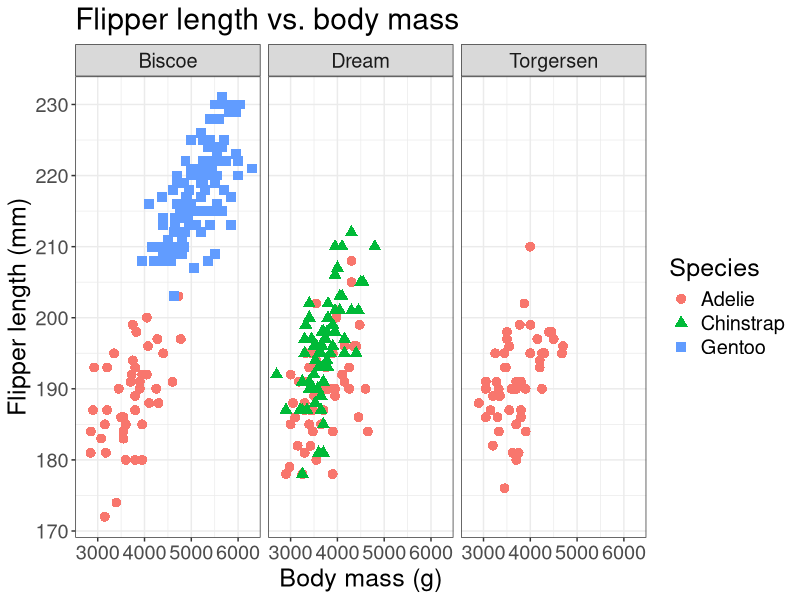
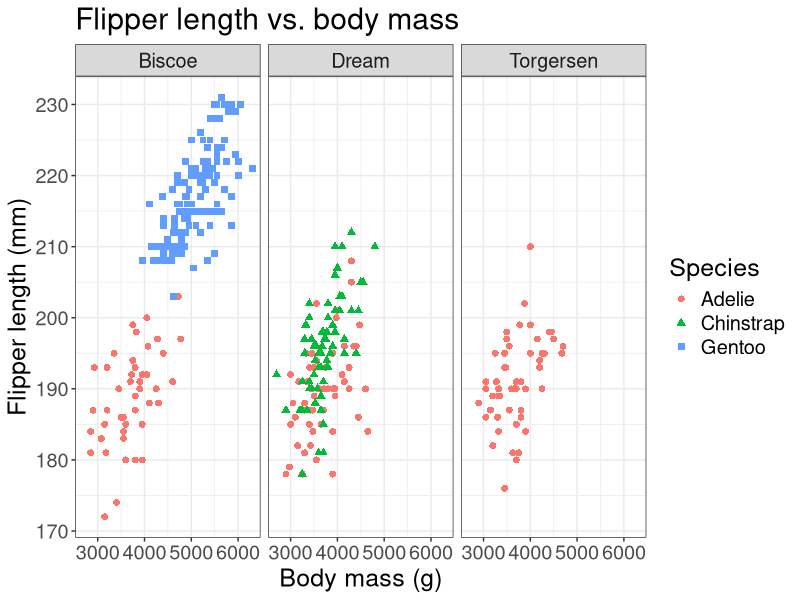
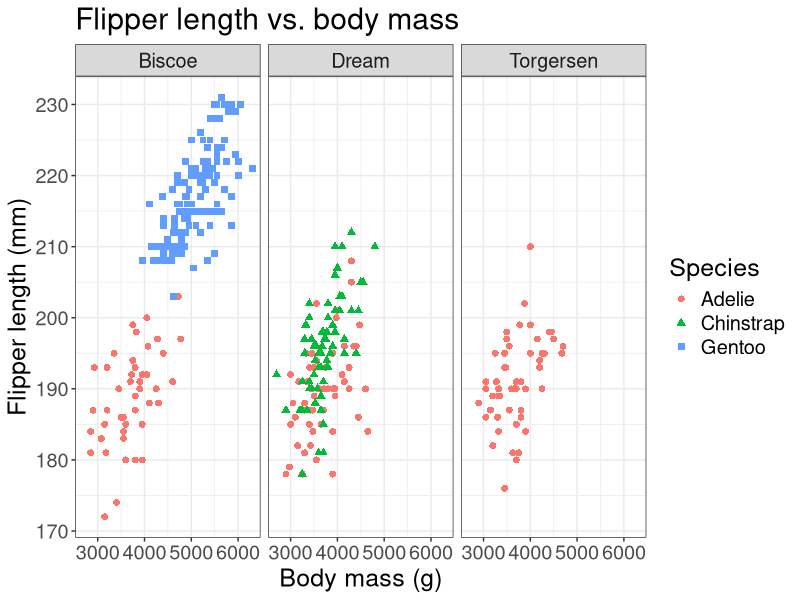
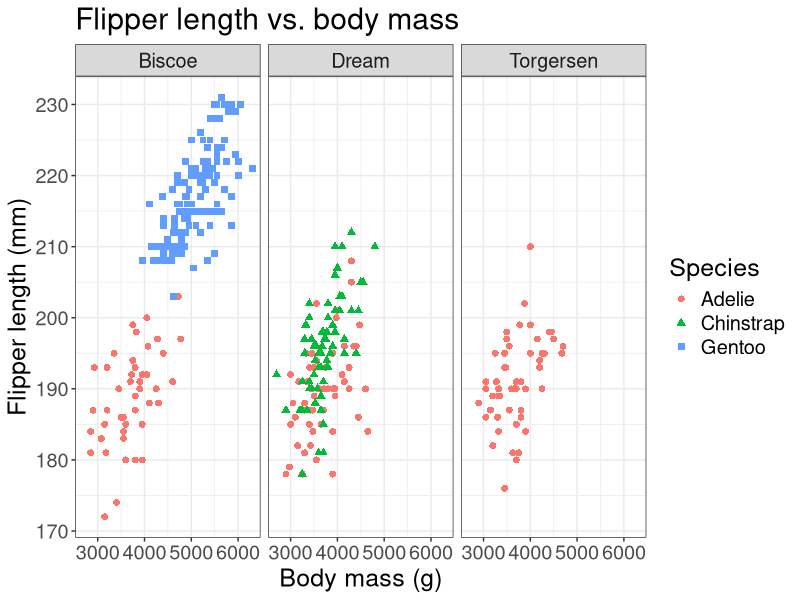
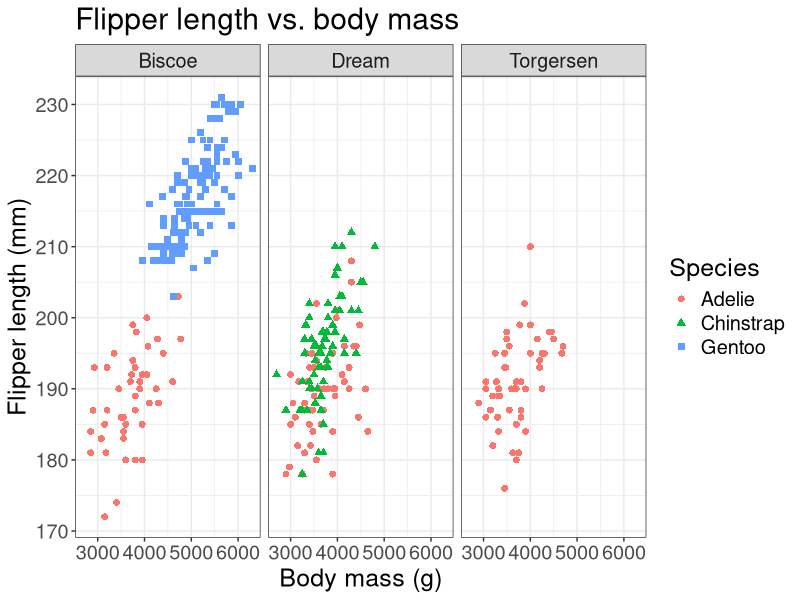
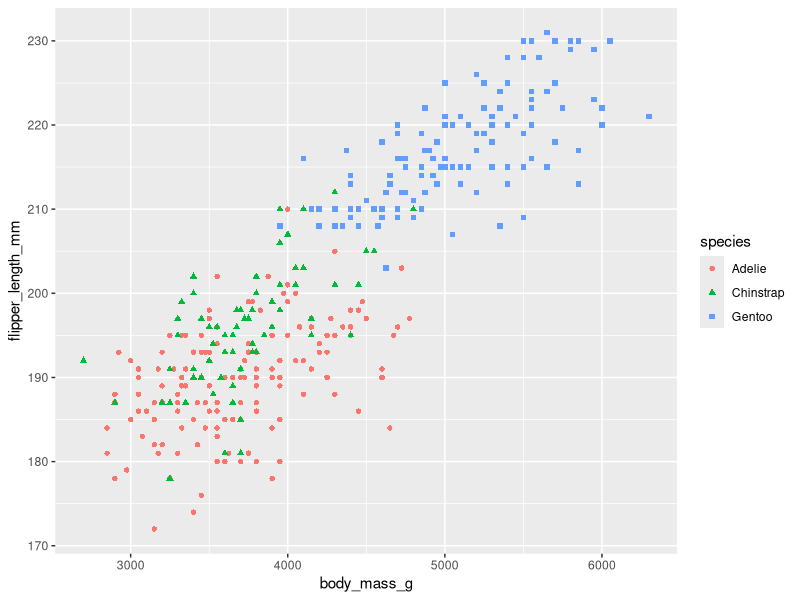
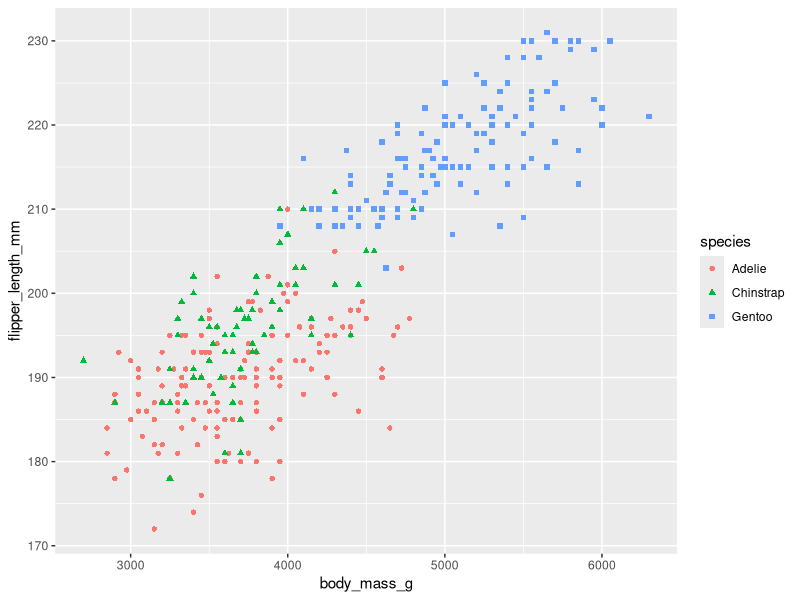
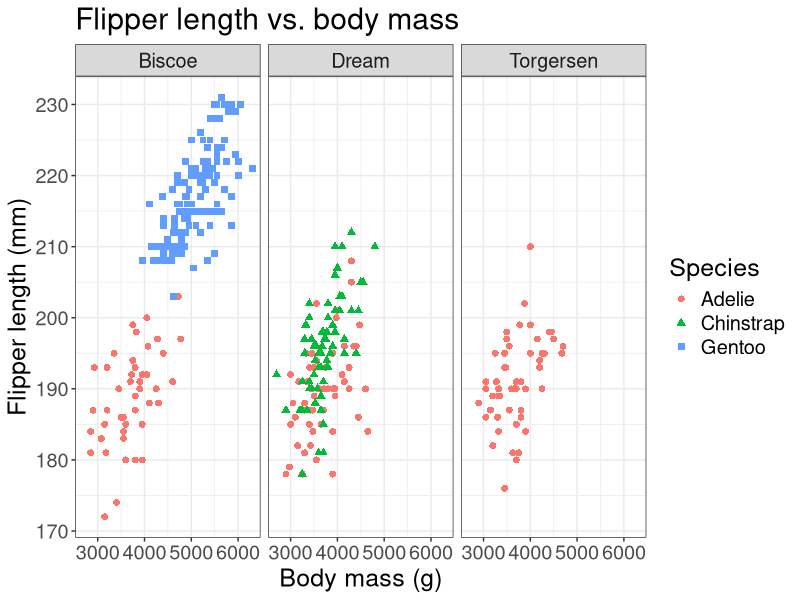

Write R code to recreate these figures, in order.
## ---- chunk 1
library(tidyverse)
library(palmerpenguins)

penguins %>%
  ggplot(aes(x = body_mass_g, 
             y = flipper_length_mm, 
             color = species,
             shape = species)) +
  geom_point(size=3) +
  facet_wrap(~island) +
  labs(x = "Body mass (g)",
       y = "Flipper length (mm)",
       color = "Species",
       shape = "Species",
       title = "Flipper length vs. body mass") +
  theme_bw() +
  theme(text = element_text(size = 18))
## ---- chunk 2
library(tidyverse)
library(palmerpenguins)

penguins %>%
  ggplot(aes(x = body_mass_g, 
             y = flipper_length_mm, 
             color = species,
             shape = species)) +
  geom_point(size=2) +
  facet_wrap(~island) +
  labs(x = "Body mass (g)",
       y = "Flipper length (mm)",
       color = "Species",
       shape = "Species",
       title = "Flipper length vs. body mass") +
  theme_bw() +
  theme(text = element_text(size = 18))
## ---- chunk 3
library(tidyverse)
library(palmerpenguins)

penguins %>%
  ggplot(aes(x = body_mass_g, 
             y = flipper_length_mm, 
             color = species,
             shape = species)) +
  geom_point(size=2) +
  facet_wrap(~island) +
  labs(x = "Body mass (g)",
       y = "Flipper length (mm)",
       color = "Species",
       shape = "Species",
       title = "Flipper length vs. body mass") +
  theme_bw() +
  theme(text = element_text(size = 18))
## ---- chunk 4
library(tidyverse)
library(palmerpenguins)

penguins %>%
  ggplot(aes(x = body_mass_g, 
             y = flipper_length_mm, 
             color = species,
             shape = species)) +
  geom_point(size=2) +
  facet_wrap(~island) +
  labs(x = "Body mass (g)",
       y = "Flipper length (mm)",
       color = "Species",
       shape = "Species",
       title = "Flipper length vs. body mass") +
  theme_bw() +
  theme(text = element_text(size = 18))
## ---- chunk 5
library(tidyverse)
library(palmerpenguins)

penguins %>%
  ggplot(aes(x = body_mass_g, 
             y = flipper_length_mm, 
             color = species,
             shape = species)) +
  geom_point(size=2) +
  facet_wrap(~island) +
  labs(x = "Body mass (g)",
       y = "Flipper length (mm)",
       color = "Species",
       shape = "Species",
       title = "Flipper length vs. body mass") +
  theme_bw() +
  theme(text = element_text(size = 18))
## ---- chunk 6
penguins %>%
  ggplot(aes(x = body_mass_g,
             y = flipper_length_mm,
             color = species,
             shape = species)) +
  geom_point()
## ---- chunk 7
penguins %>%
  ggplot(aes(x = body_mass_g,
             y = flipper_length_mm,
             color = species,
             shape = species)) +
  geom_point()
## ---- chunk 8
library(tidyverse)
library(palmerpenguins)

penguins %>%
  ggplot(aes(x = body_mass_g, 
             y = flipper_length_mm, 
             color = species,
             shape = species)) +
  geom_point(size=2) +
  facet_wrap(~island) +
  labs(x = "Body mass (g)",
       y = "Flipper length (mm)",
       color = "Species",
       shape = "Species",
       title = "Flipper length vs. body mass") +
  theme_bw() +
  theme(text = element_text(size = 18))
## ---- chunk 9
library(tidyverse)
library(palmerpenguins)

penguins %>%
  ggplot(aes(x = body_mass_g, 
             y = flipper_length_mm, 
             color = species,
             shape = species)) +
  geom_point(size=2) +
  facet_wrap(~island) +
  labs(x = "Body mass (g)",
       y = "Flipper length (mm)",
       color = "Species",
       shape = "Species",
       title = "Flipper length vs. body mass") +
  theme_bw() +
  theme(text = element_text(size = 18))
## ---- chunk 10
penguins %>%
  ggplot(aes(x = body_mass_g, 
             y = flipper_length_mm, 
             color = species,
             shape = species)) +
  geom_point() +
  facet_wrap(~island) +
  labs(x = "Body mass (g)",
       y = "Flipper length (mm)",
       color = "Species",
       shape = "Species",
       title = "Flipper length vs. body mass") +
  theme_bw()
## ---- chunk 11
penguins %>%
  ggplot(aes(x = island, y = body_mass_g)) +
  geom_boxplot() +
  labs(x = "Island", y = "Body mass (g)") +
  theme(text = element_text(size = 20))
## ---- chunk 12
penguins %>%
  ggplot(aes(x = island, y = body_mass_g)) +
  geom_boxplot() +
  labs(x = "Island", y = "Body mass (g)") +
  theme(text = element_text(size = 20))
## ---- chunk 13
penguins %>%
  ggplot(aes(x = species, fill = island)) +
  geom_bar() +
  theme(text = element_text(size = 20))
## ---- chunk 14
penguins %>%
  drop_na() %>%
  ggplot(aes(x = flipper_length_mm, 
             y = body_mass_g,
             color = sex,
             shape = sex,
             size = bill_length_mm)) +
  geom_point() +
  facet_wrap(~species) +
  labs(x = "Flipper length (mm)", 
       y = "Body mass (g)",
       color = "Sex", 
       shape = "Sex",
       size = "Bill length (mm)") +
  theme_light()
## ---- chunk 15
penguins %>%
  drop_na() %>%
  ggplot(aes(x = flipper_length_mm, 
             y = body_mass_g,
             color = sex,
             shape = sex,
             size = bill_length_mm)) +
  geom_point() +
  facet_wrap(~species) +
  labs(x = "Flipper length (mm)", 
       y = "Body mass (g)",
       color = "Sex", 
       shape = "Sex",
       size = "Bill length (mm)") +
  theme_light()
